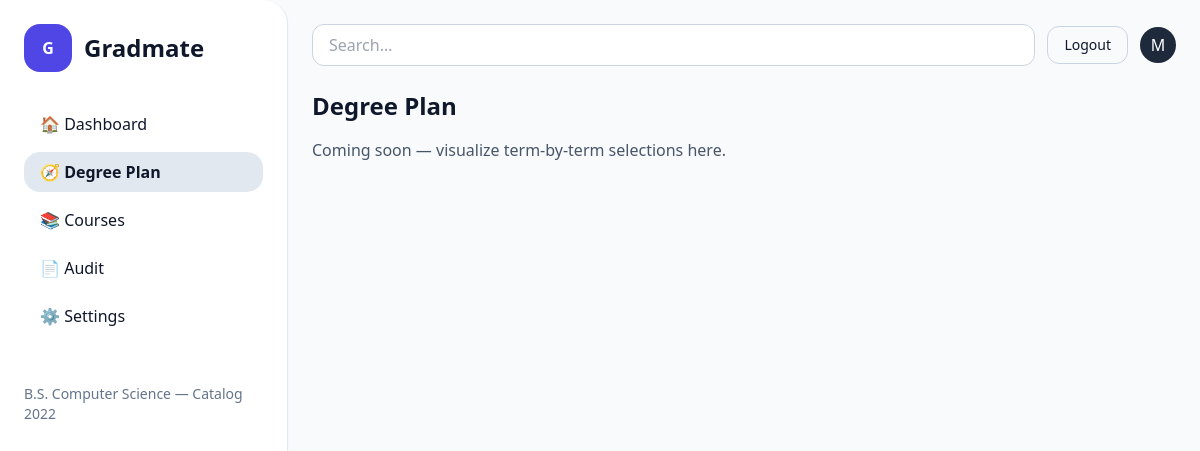
The page /degree-plan/ (signed in) on the database as committed earlier.
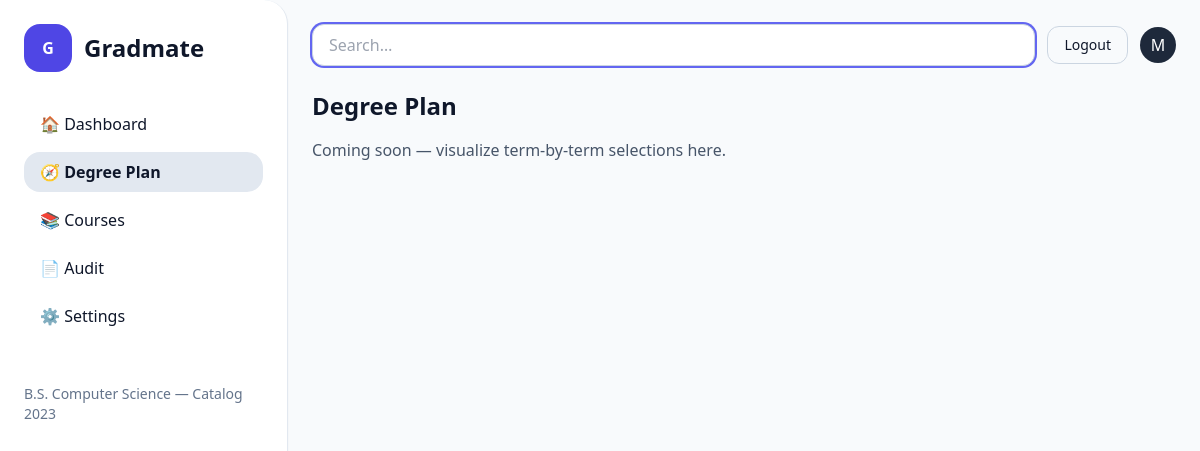
The same page on the database as committed later.
### users/models.py (models this page shows, shortened)
class StudentProfile(models.Model):
    PROGRAM_CHOICES = [
        ("BS_CS", "B.S. Computer Science"),
        ("BS_IT", "B.S. Information Technology"),
        ("MS_CS", "M.S. Computer Science"),
        ("MBA", "MBA"),
    ]
    user = models.OneToOneField(
        settings.AUTH_USER_MODEL, on_delete=models.CASCADE, related_name="profile"
    )
    completed_codes = models.TextField(blank=True, default="")
    program = models.CharField(max_length=32, choices=PROGRAM_CHOICES)
    catalog_year = models.PositiveSmallIntegerField(
        validators=[MinValueValidator(2000), MaxValueValidator(2100)],
        help_text="e.g., 2024",
    )
    avg_credits_per_term = models.PositiveIntegerField(default=15)
    max_credits_next_term = models.PositiveIntegerField(default=15)

### users/views.py (the view)
# urls.py: path("degree-plan/", users_views.degree_plan, name="degree_plan"),
@profile_required
def degree_plan(request):
    return render(request, "degree_plan.html", {"profile": request.profile})

### users/views.py (called while the page is built)
def profile_required(viewfunc):
    @wraps(viewfunc)
    @login_required
    def _wrapped(request, *args, **kwargs):
        profile = StudentProfile.objects.filter(user=request.user).first()
        if not profile:
            messages.info(request, "Create your student profile to continue.")
            next_url = request.get_full_path()
            return redirect(f"{reverse('setup_profile')}?next={next_url}")
        request.profile = profile
        return viewfunc(request, *args, **kwargs)
    return _wrapped

### templates/degree_plan.html (shortened to what this page needs)
{% extends "base.html" %}
{% block content %}
  <h1 class="text-2xl font-semibold mb-4">Degree Plan</h1>
  <p class="text-slate-600">Coming soon — visualize term-by-term selections here.</p>
{% endblock %}

### templates/base.html (shortened to what this page needs)
{% load static %}
<!doctype html>
<html lang="en">
<head>
  <script src="https://cdn.tailwindcss.com"></script>
</head>
<body class="bg-slate-50 text-slate-900 min-h-screen">
  <div class="min-h-screen flex">
    <aside class="w-72 bg-white border-r border-slate-200 p-6 rounded-r-3xl shadow-sm">
      <div class="flex items-center gap-3 mb-8">
        <div class="h-12 w-12 rounded-2xl bg-indigo-600 text-white grid place-items-center font-bold select-none">G</div>
        <span class="text-2xl font-semibold select-none">Gradmate</span>
      </div>
      {% with current=request.resolver_match.url_name %}
      <nav aria-label="Main" class="space-y-2">
        <ul class="space-y-2">
          <li>
            <a href="{% url 'dashboard' %}"
               class="block px-4 py-2 rounded-2xl hover:bg-slate-100 {% if current == 'dashboard' %}bg-slate-200 font-semibold{% endif %}">
               🏠 <span>Dashboard</span>
            </a>
          </li>
          <li>
            <a href="{% url 'degree_plan' %}"
               class="block px-4 py-2 rounded-2xl hover:bg-slate-100 {% if current == 'degree_plan' %}bg-slate-200 font-semibold{% endif %}">
               🧭 <span>Degree Plan</span>
            </a>
          </li>
          <li>
            <a href="{% url 'courses' %}"
               class="block px-4 py-2 rounded-2xl hover:bg-slate-100 {% if current == 'courses' %}bg-slate-200 font-semibold{% endif %}">
               📚 <span>Courses</span>
            </a>
          </li>
          <li>
            <a href="{% url 'audit' %}"
               class="block px-4 py-2 rounded-2xl hover:bg-slate-100 {% if current == 'audit' %}bg-slate-200 font-semibold{% endif %}">
               📄 <span>Audit</span>
            </a>
          </li>
          <li>
            <a href="{% url 'settings' %}"
               class="block px-4 py-2 rounded-2xl hover:bg-slate-100 {% if current == 'settings' %}bg-slate-200 font-semibold{% endif %}">
               ⚙️ <span>Settings</span>
            </a>
          </li>
        </ul>
      </nav>
      {% endwith %}
      <div class="mt-12 text-sm text-slate-500 select-none">
        {% if profile %}{{ profile.get_program_display }} — Catalog {{ profile.catalog_year }}{% endif %}
      </div>
    </aside>
    <main class="flex-1 p-6 relative z-10">
      <div class="flex items-center gap-3 mb-6">
        <form action="{% url 'courses' %}" method="get" role="search" class="flex-1">
          <input
            id="global-search"
            name="q"
            type="search"
            placeholder="Search…"
            value="{{ request.GET.q|default:'' }}"
            class="w-full rounded-xl border border-slate-300 px-4 py-2 outline-none focus:ring-2 focus:ring-indigo-500"
            autocomplete="off"
            autofocus
          >
        </form>
        <form action="{% url 'logout' %}" method="post" class="inline">
          <button type="submit" class="inline-flex items-center rounded-xl border border-slate-300 px-4 py-2 text-sm hover:bg-slate-100">
            Logout
          </button>
        </form>
        <a href="{% url 'settings' %}" title="Settings"
           class="h-9 w-9 rounded-full bg-slate-800 text-white grid place-items-center">
          {{ request.user.get_full_name|default:request.user.username|slice:":1"|upper }}
        </a>
      </div>
      {% block content %}{% endblock %}
    </main>
  </div>
</body>
</html>

Rows that differ between the two databases and show on the page:
changed StudentProfile "B.S. Computer Science": catalog_year "2022" → "2023"
